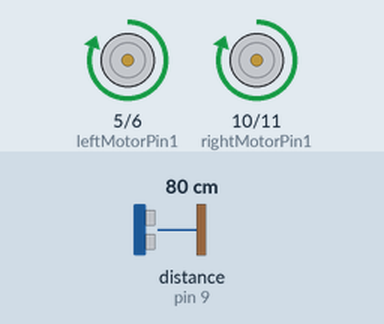
A sketch run on a simulated Arduino Uno, built with avr-gcc and run on an emulated ATmega328P. Parts: motor-driver pin pairs drawn as motors (green arrow = first pin HIGH = forward, orange = second pin HIGH = backward, longer = more drive). Wiring (inferred from the names in the program): ultrasonic range finder: trigger pin 8; echo pin 9. The inputs (shaded band) are chosen by the test bench; at power-on: distance to the obstacle (sensor on pin 9) 80 cm. The echo pulse lasts 58.3 µs per cm.

Above: at 1.2 s.
1.3 s: distance to the obstacle (sensor on pin 9) set to 28 cm
2.8 s: distance to the obstacle (sensor on pin 9) set to 23 cm
At 4.1 s:
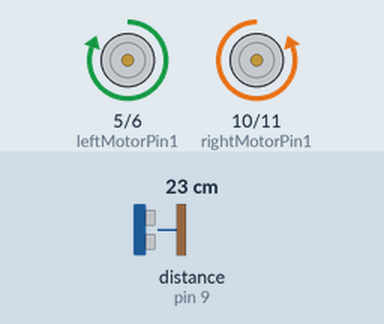
5.8 s: distance to the obstacle (sensor on pin 9) set to 35 cm
At 6.6 s:
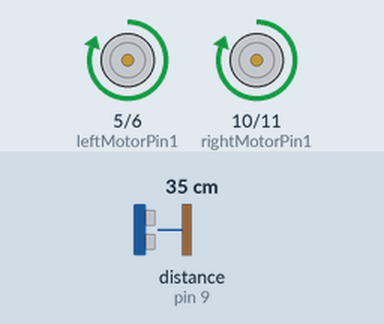
7.3 s: distance to the obstacle (sensor on pin 9) set to 2 cm
At 7.6 s:
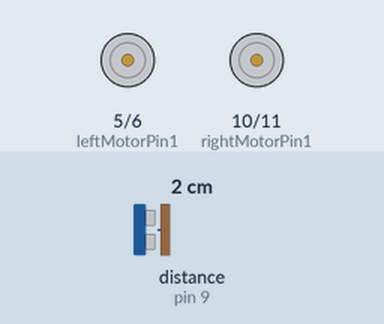
Timing chart, 0 to 11.3 s (numbered marks = the images above; inputs shaded):
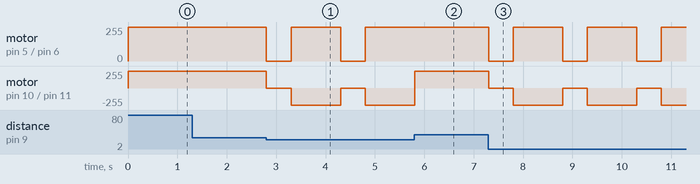

The sketch:

obstacle_avoidance.ino
```cpp
// Define pin connections
const int trigPin = 8;
const int echoPin = 9;
const int leftMotorPin1 = 5;
const int leftMotorPin2 = 6;
const int rightMotorPin1 = 10;
const int rightMotorPin2 = 11;

// Define constants
const int safeDistance = 25; // Safe distance from obstacles in centimeters

void setup() {
  // Initialize pin modes
  pinMode(trigPin, OUTPUT);
  pinMode(echoPin, INPUT);
  pinMode(leftMotorPin1, OUTPUT);
  pinMode(leftMotorPin2, OUTPUT);
  pinMode(rightMotorPin1, OUTPUT);
  pinMode(rightMotorPin2, OUTPUT);
}

void loop() {
  // Send ultrasonic signal
  digitalWrite(trigPin, LOW);
  delayMicroseconds(2);
  digitalWrite(trigPin, HIGH);
  delayMicroseconds(10);
  digitalWrite(trigPin, LOW);

  // Calculate distance
  long duration = pulseIn(echoPin, HIGH);
  int distance = duration * 0.034 / 2;

  // Check for obstacles
  if (distance < safeDistance) {
    // Obstacle detected, stop and turn
    digitalWrite(leftMotorPin1, LOW);
    digitalWrite(leftMotorPin2, LOW);
    digitalWrite(rightMotorPin1, LOW);
    digitalWrite(rightMotorPin2, LOW);
    delay(500);
    digitalWrite(leftMotorPin1, HIGH);
    digitalWrite(leftMotorPin2, LOW);
    digitalWrite(rightMotorPin1, LOW);
    digitalWrite(rightMotorPin2, HIGH);
    delay(1000);
  } else {
    // No obstacle detected, move forward
    digitalWrite(leftMotorPin1, HIGH);
    digitalWrite(leftMotorPin2, LOW);
    digitalWrite(rightMotorPin1, HIGH);
    digitalWrite(rightMotorPin2, LOW);
  }
}
```

line_follower_robot.cpp
```cpp
// Define pins
int left = 2;
int middle = 3;
int right = 4;
//define motors
int leftMotor1 = 5;
int leftMotor2 = 6;
int rightMotor1 = 10;
int rightMotor2 = 11;

// Define variables
int leftSensor;
int middleSensor;
int rightSensor;

void setup() {
  // Set pins as input/output
  pinMode(left, INPUT);
  pinMode(middle, INPUT);
  pinMode(right, INPUT);
  pinMode(leftMotor1, OUTPUT);
  pinMode(leftMotor2, OUTPUT);
  pinMode(rightMotor1, OUTPUT);
  pinMode(rightMotor2, OUTPUT);
}

void loop() {
  // Read sensor values
  leftSensor = digitalRead(left);
  middleSensor = digitalRead(middle);
  rightSensor = digitalRead(right);

  // If all sensors are on the line
  if (leftSensor == HIGH && middleSensor == HIGH && rightSensor == HIGH) {
    // Move forward
    digitalWrite(leftMotor1, HIGH);
    digitalWrite(leftMotor2, LOW);
    digitalWrite(rightMotor1, HIGH);
    digitalWrite(rightMotor2, LOW);
  }
  // If the left sensor is on the line
  else if (leftSensor == HIGH) {
    // Turn left
    digitalWrite(leftMotor1, LOW);
    digitalWrite(leftMotor2, HIGH);
    digitalWrite(rightMotor1, HIGH);
    digitalWrite(rightMotor2, LOW);
  }
  // If the right sensor is on the line
  else if (rightSensor == HIGH) {
    // Turn right
    digitalWrite(leftMotor1, HIGH);
    digitalWrite(leftMotor2, LOW);
    digitalWrite(rightMotor1, LOW);
    digitalWrite(rightMotor2, HIGH);
  }
  // If the middle sensor is on the line
  else if (middleSensor == HIGH) {
    // Move forward
    digitalWrite(leftMotor1, HIGH);
    digitalWrite(leftMotor2, LOW);
    digitalWrite(rightMotor1, HIGH);
    digitalWrite(rightMotor2, LOW);
  }
  // If all sensors are off the line
  else {
    // Stop
    digitalWrite(leftMotor1, LOW);
    digitalWrite(leftMotor2, LOW);
    digitalWrite(rightMotor1, LOW);
    digitalWrite(rightMotor2, LOW);
  }
}
```

Measured:
- the behaviour switches between 26 and 25 cm on distance to the obstacle (sensor on pin 9) (found by bisection; images 0 and 1)
- after the input at 1.3 s, every drawn part: stays the same
- after the input at 2.8 s, motor on pin 5 (leftMotorPin1) / pin 6 (leftMotorPin2): alternates forward 255/255 for 1.0 s and stopped for 0.50 s, starting at once; motor on pin 10 (rightMotorPin1) / pin 11 (rightMotorPin2): alternates backward 255/255 for 1.0 s and stopped for 0.50 s, starting at once
- after the input at 5.8 s, motor on pin 5 (leftMotorPin1) / pin 6 (leftMotorPin2): stays forward 255/255 (without the input it goes to stopped after 0.01 s)
- after the input at 7.3 s, motor on pin 5 (leftMotorPin1) / pin 6 (leftMotorPin2): alternates forward 255/255 for 1.0 s and stopped for 0.50 s, starting at once; motor on pin 10 (rightMotorPin1) / pin 11 (rightMotorPin2): alternates backward 255/255 for 1.0 s and stopped for 0.50 s, starting at once
